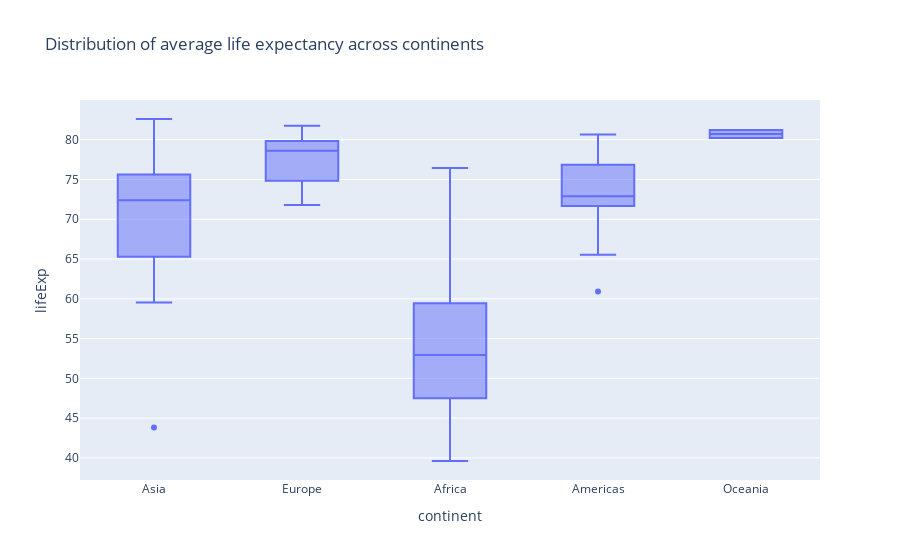

Here is the notebook cell this chart was saved with:
### Markdown cell above
## Boxplot

### Code cell
#Draw boxplot for average life expection of each continet
fig_box = px.box(
    data_frame=df,
    x='continent',
    y='lifeExp',
    title = 'Distribution of average life expectancy across continents'
)
fig_box.show()

### Figure 1 — Plotly figure (JSON) as saved in the notebook; plotly's stock layout.template omitted (floating-point values rounded to 4 significant figures; data arrays with more than 128 entries replaced by an {"elided": "..."} marker saying what was removed)
{"data": [{"alignmentgroup": "True", "hovertemplate": "continent=%{x}<br>lifeExp=%{y}<extra></extra>", "legendgroup": "", "marker": {"color": "#636efa"}, "name": "", "notched": false, "offsetgroup": "", "orientation": "v", "showlegend": false, "type": "box", "x": {"elided": "142 str values"}, "x0": " ", "xaxis": "x", "y": {"elided": "142 float values"}, "y0": " ", "yaxis": "y"}], "layout": {"boxmode": "group", "legend": {"tracegroupgap": 0}, "title": {"text": "Distribution of average life expectancy across continents"}, "xaxis": {"anchor": "y", "domain": [0, 1], "title": {"text": "continent"}}, "yaxis": {"anchor": "x", "domain": [0, 1], "title": {"text": "lifeExp"}}}}
